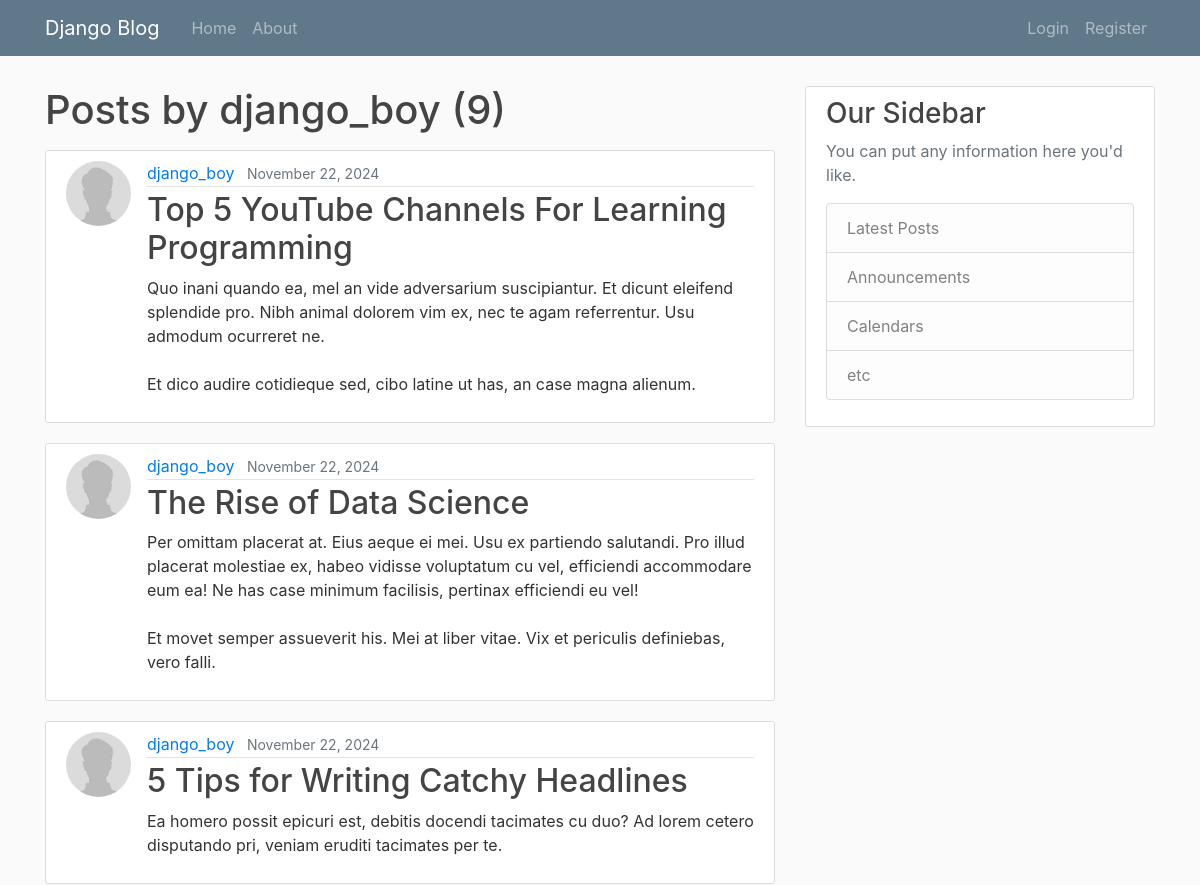
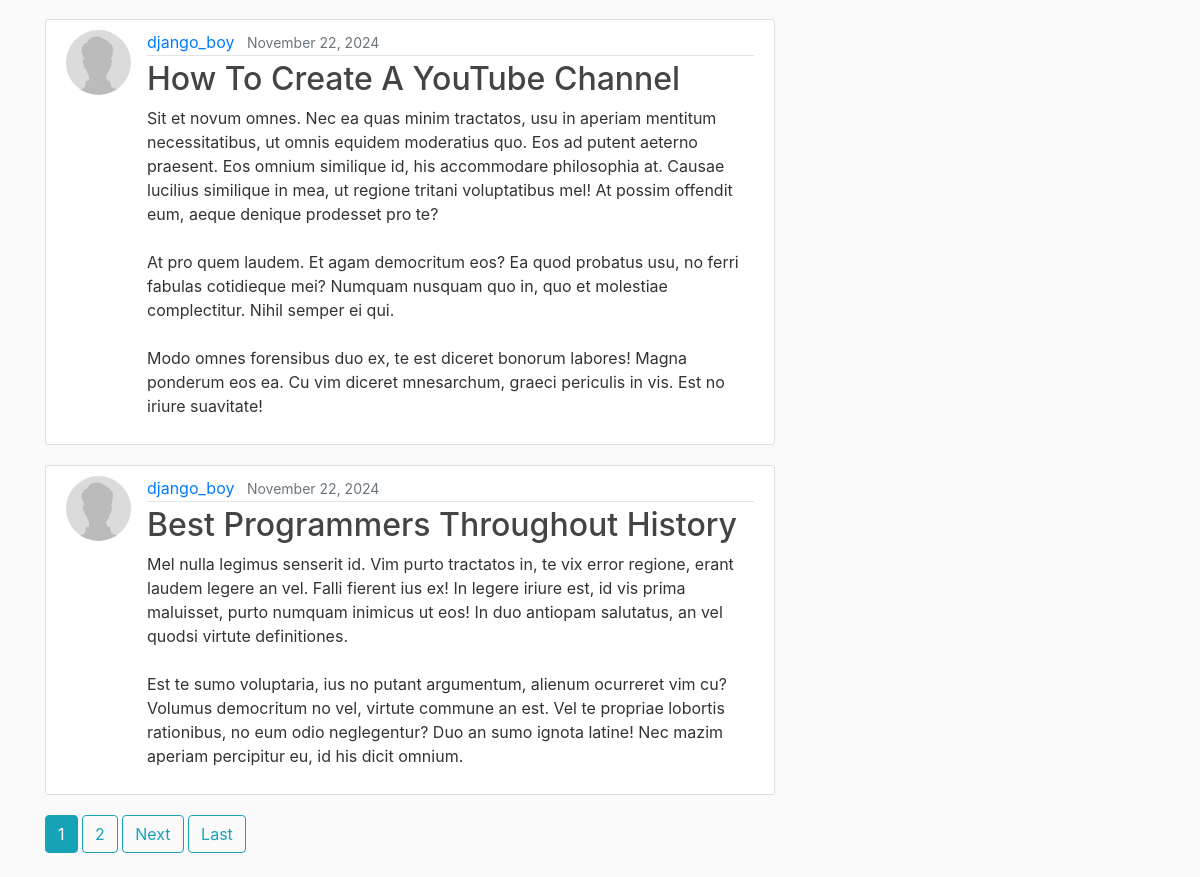
/user/django_boy, run on the app's committed database (2 pictures, top to bottom).
### blog/models.py (models this page shows, shortened)
class Post(models.Model):
    title = models.CharField(max_length=100)
    content = models.TextField()
    date_posted = models.DateTimeField(default=timezone.now)
    author = models.ForeignKey(User, on_delete=models.CASCADE)

### users/models.py (models this page shows, shortened)
class Profile(models.Model):
    user = models.OneToOneField(User, on_delete=models.CASCADE)
    image = models.ImageField(default='default.jpg', upload_to='profile_pics')

### blog/views.py (the view)
# urls.py: path('user/<str:username>', views.UserPostListView.as_view(), name='user-posts')
class UserPostListView(ListView):
    model = Post
    template_name = 'blog/user_posts.html' # <app>/<model>_<viewtype>.html
    context_object_name = 'posts'
    paginate_by = 5
    def get_queryset(self):
        user = get_object_or_404(User, username=self.kwargs.get('username'))
        return Post.objects.filter(author=user).order_by('-date_posted')

### blog/templates/blog/user_posts.html (shortened to what this page needs)
{% extends 'blog/base.html' %}
{% block content %}
    <h1 class="mb-3">Posts by {{ view.kwargs.username }} ({{ page_obj.paginator.count }})</h1>
    {% for post in posts %}
        <article class="media content-section">
            <img class="rounded-circle article-img" src="{{ post.author.profile.image.url }}" alt="profile picture">
            <div class="media-body">
                <div class="article-metadata">
                <a class="mr-2" href="{% url 'user-posts' post.author.username %}">{{ post.author }}</a>
                <small class="text-muted">{{ post.date_posted|date:"F d, Y" }}</small>
                </div>
                <h2><a class="article-title" href="{% url 'post-detail' post.id %}">{{ post.title }}</a></h2>
                <p class="article-content">{{ post.content }}</p>
            </div>
        </article>
    {% endfor %}
    {% if is_paginated %}
      {% for num in page_obj.paginator.page_range %}
        {% if page_obj.number == num %}
          <a class="btn btn-info mb-4" href="?page={{ num }}">{{ num }}</a>
        {% elif num > page_obj.number|add:'-3' and num < page_obj.number|add:'3' %}
          <a class="btn btn-outline-info mb-4" href="?page={{ num }}">{{ num }}</a>
        {% endif %}
      {% endfor %}
      {% if page_obj.has_next %}
        <a class="btn btn-outline-info mb-4" href="?page={{ page_obj.next_page_number }}">Next</a>
        <a class="btn btn-outline-info mb-4" href="?page={{ page_obj.paginator.num_pages }}">Last</a>
      {% endif %}
    {% endif %}
{% endblock content %}

### blog/static/blog/main.css (style rules this page uses)
body { background-color: #fafafa !important; color: #333333 !important; }
h1, h2, h3, h4, h5, h6 { color: #444444; }
.content-section { background: #ffffff; padding: 10px 20px; border: 1px solid #dddddd; border-radius: 3px; margin-bottom: 20px; }
.article-title { color: #444444; }
.article-content { white-space: pre-line; }
.article-img { height: 65px; width: 65px; margin-right: 16px; }
.article-metadata { padding-bottom: 1px; margin-bottom: 4px; border-bottom: 1px solid #e3e3e3 }

### data on the page
Post: author.profile.image (placeholder picture), author "django_boy", date_posted "November 22, 2024", title "Top 5 YouTube Channels For Learning Programming", content "Quo inani quando ea, mel an vide adversarium suscipiantur. Et dicunt eleifend splendide pro. Nibh animal dolorem vim ex, nec te agam referrentur. Usu admodum ocurreret ne. Et dico audire cotidieque sed, cibo latine ut has, an case magna alienum."
Post: author.profile.image (placeholder picture), author "django_boy", date_posted "November 22, 2024", title "The Rise of Data Science", content "Per omittam placerat at. Eius aeque ei mei. Usu ex partiendo salutandi. Pro illud placerat molestiae ex, habeo vidisse voluptatum cu vel, efficiendi accommodare eum ea! Ne has case minimum facilisis, pertinax efficiendi eu vel! Et movet semper assueverit his. Mei at liber vitae. Vix et periculis definiebas, vero falli."
Post: author.profile.image (placeholder picture), author "django_boy", date_posted "November 22, 2024", title "5 Tips for Writing Catchy Headlines", content "Ea homero possit epicuri est, debitis docendi tacimates cu duo? Ad lorem cetero disputando pri, veniam eruditi tacimates per te."
Post: author.profile.image (placeholder picture), author "django_boy", date_posted "November 22, 2024", title "How To Create A YouTube Channel", content "Sit et novum omnes. Nec ea quas minim tractatos, usu in aperiam mentitum necessitatibus, ut omnis equidem moderatius quo. Eos ad putent aeterno praesent. Eos omnium similique id, his accommodare philosophia at. Causae lucilius similique in mea, ut regione tritani voluptatibus mel! At possim offendit eum, aeque denique prodesset pro te? At pro quem laudem. Et agam democritum eos? Ea quod probatus usu, no ferri fabulas cotidieque mei? Numquam nusquam quo in, quo et molestiae complectitur. Nihil semper ei qui. Modo omnes forensibus duo ex, te est diceret bonorum labores! Magna ponderum eos ea. Cu vim diceret mnesarchum, graeci periculis in vis. Est no iriure suavitate!"
Post: author.profile.image (placeholder picture), author "django_boy", date_posted "November 22, 2024", title "Best Programmers Throughout History", content "Mel nulla legimus senserit id. Vim purto tractatos in, te vix error regione, erant laudem legere an vel. Falli fierent ius ex! In legere iriure est, id vis prima maluisset, purto numquam inimicus ut eos! In duo antiopam salutatus, an vel quodsi virtute definitiones. Est te sumo voluptaria, ius no putant argumentum, alienum ocurreret vim cu? Volumus democritum no vel, virtute commune an est. Vel te propriae lobortis rationibus, no eum odio neglegentur? Duo an sumo ignota latine! Nec mazim aperiam percipitur eu, id his dicit omnium."

### other printed values
{{ view.kwargs.username }} "django_boy"
{{ page_obj.paginator.count }} "9"
{{ num }} "1"
{{ num }} "2"
